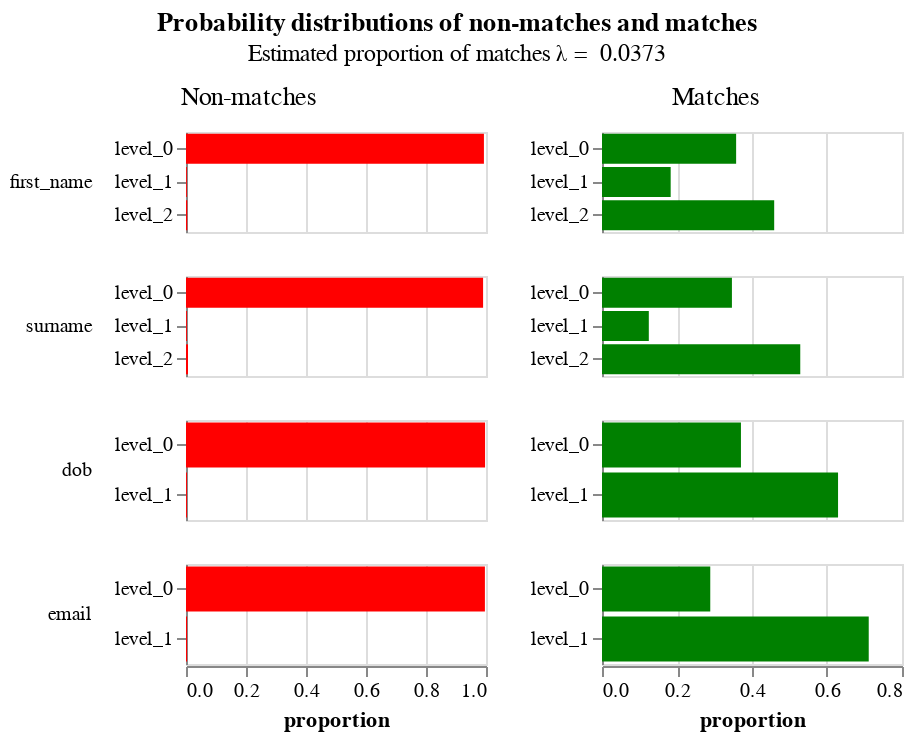

This figure's notebook cell:
### Markdown cell above
The `params` property of the `linker` is an object that contains a lot of diagnostic information about how the match probability was computed.  The following cells demonstrate some of its functionality

### Code cell
model = linker.model
model.probability_distribution_chart()

### Figure 1 — Vega-Lite specification as saved in the notebook (floating-point values rounded to 4 significant figures)
{"$schema": "https://vega.github.io/schema/vega-lite/v4.json", "config": {"header": {"title": null}, "title": {"anchor": "middle", "offset": 10}, "view": {"continuousHeight": 300, "continuousWidth": 400, "height": 300, "width": 400}}, "data": {"name": "data-e960b8b083fa56b5a9d535453e7af0e8"}, "datasets": {"data-e960b8b083fa56b5a9d535453e7af0e8": [{"bayes_factor": 0.3602, "column_name": "first_name", "gamma_column_name": "gamma_first_name", "gamma_index": 0, "level_name": "level_0", "level_proportion": 0.9694, "log2_bayes_factor": -1.473, "m_probability": 0.3577, "max_gamma_index": 2, "num_levels": 3, "u_probability": 0.9931}, {"bayes_factor": 64.68, "column_name": "first_name", "gamma_column_name": "gamma_first_name", "gamma_index": 1, "level_name": "level_1", "level_proportion": 0.009553, "log2_bayes_factor": 6.015, "m_probability": 0.1831, "max_gamma_index": 2, "num_levels": 3, "u_probability": 0.002831}, {"bayes_factor": 112.1, "column_name": "first_name", "gamma_column_name": "gamma_first_name", "gamma_index": 2, "level_name": "level_2", "level_proportion": 0.02106, "log2_bayes_factor": 6.809, "m_probability": 0.4592, "max_gamma_index": 2, "num_levels": 3, "u_probability": 0.004096}, {"bayes_factor": 0.3499, "column_name": "surname", "gamma_column_name": "gamma_surname", "gamma_index": 0, "level_name": "level_0", "level_proportion": 0.9663, "log2_bayes_factor": -1.515, "m_probability": 0.3465, "max_gamma_index": 2, "num_levels": 3, "u_probability": 0.9903}, {"bayes_factor": 42.05, "column_name": "surname", "gamma_column_name": "gamma_surname", "gamma_index": 1, "level_name": "level_1", "level_proportion": 0.007511, "log2_bayes_factor": 5.394, "m_probability": 0.1248, "max_gamma_index": 2, "num_levels": 3, "u_probability": 0.002969}, {"bayes_factor": 78.61, "column_name": "surname", "gamma_column_name": "gamma_surname", "gamma_index": 2, "level_name": "level_2", "level_proportion": 0.02618, "log2_bayes_factor": 6.297, "m_probability": 0.5287, "max_gamma_index": 2, "num_levels": 3, "u_probability": 0.006726}, {"bayes_factor": 0.3717, "column_name": "dob", "gamma_column_name": "gamma_dob", "gamma_index": 0, "level_name": "level_0", "level_proportion": 0.9735, "log2_bayes_factor": -1.428, "m_probability": 0.3705, "max_gamma_index": 1, "num_levels": 2, "u_probability": 0.9969}, {"bayes_factor": 201.4, "column_name": "dob", "gamma_column_name": "gamma_dob", "gamma_index": 1, "level_name": "level_1", "level_proportion": 0.02647, "log2_bayes_factor": 7.654, "m_probability": 0.6295, "max_gamma_index": 1, "num_levels": 2, "u_probability": 0.003125}, {"bayes_factor": 0.2898, "column_name": "email", "gamma_column_name": "gamma_email", "gamma_index": 0, "level_name": "level_0", "level_proportion": 0.97, "log2_bayes_factor": -1.787, "m_probability": 0.2887, "max_gamma_index": 1, "num_levels": 2, "u_probability": 0.9964}, {"bayes_factor": 195.7, "column_name": "email", "gamma_column_name": "gamma_email", "gamma_index": 1, "level_name": "level_1", "level_proportion": 0.03001, "log2_bayes_factor": 7.613, "m_probability": 0.7113, "max_gamma_index": 1, "num_levels": 2, "u_probability": 0.003634}]}, "hconcat": [{"encoding": {"color": {"value": "red"}, "row": {"field": "column_name", "header": {"labelAlign": "left", "labelAnchor": "middle", "labelAngle": 0}, "sort": {"field": "gamma_index"}, "type": "nominal"}, "tooltip": [{"field": "column_name", "type": "nominal"}, {"field": "level_name", "type": "ordinal"}, {"field": "u_probability", "format": ".4f", "type": "quantitative"}, {"field": "bayes_factor", "format": ".4f", "type": "quantitative"}, {"field": "level_proportion", "format": ".2%", "title": "Percentage of record comparisons in this level", "type": "nominal"}, {"field": "log2_bayes_factor", "format": ".4f", "type": "quantitative"}], "x": {"axis": {"title": "proportion"}, "field": "u_probability", "type": "quantitative"}, "y": {"axis": {"title": null}, "field": "level_name", "type": "nominal"}}, "height": 50, "mark": "bar", "resolve": {"scale": {"y": "independent"}}, "title": {"fontWeight": "normal", "text": "Non-matches"}, "transform": [{"filter": "(datum.bayes_factor != 'unnecessary filter2 due to vega lite issue 4680')"}], "width": 150}, {"encoding": {"color": {"value": "green"}, "row": {"field": "column_name", "header": {"labels": false}, "sort": {"field": "gamma_index"}, "type": "nominal"}, "tooltip": [{"field": "column_name", "type": "nominal"}, {"field": "level_name", "type": "ordinal"}, {"field": "m_probability", "format": ".4f", "type": "quantitative"}, {"field": "bayes_factor", "format": ".4f", "type": "quantitative"}, {"field": "level_proportion", "format": ".2%", "title": "Percentage of record comparisons in this level", "type": "nominal"}, {"field": "log2_bayes_factor", "format": ".4f", "type": "quantitative"}], "x": {"axis": {"title": "proportion"}, "field": "m_probability", "type": "quantitative"}, "y": {"axis": {"title": null}, "field": "level_name", "type": "nominal"}}, "height": 50, "mark": "bar", "resolve": {"scale": {"y": "independent"}}, "title": {"fontWeight": "normal", "text": "Matches"}, "transform": [{"filter": "(datum.bayes_factor != 'unnecessary filter due to vega lite issue 4680')"}], "width": 150}], "title": {"subtitle": "Estimated proportion of matches λ =  0.0373", "text": "Probability distributions of non-matches and matches "}, "transform": []}
